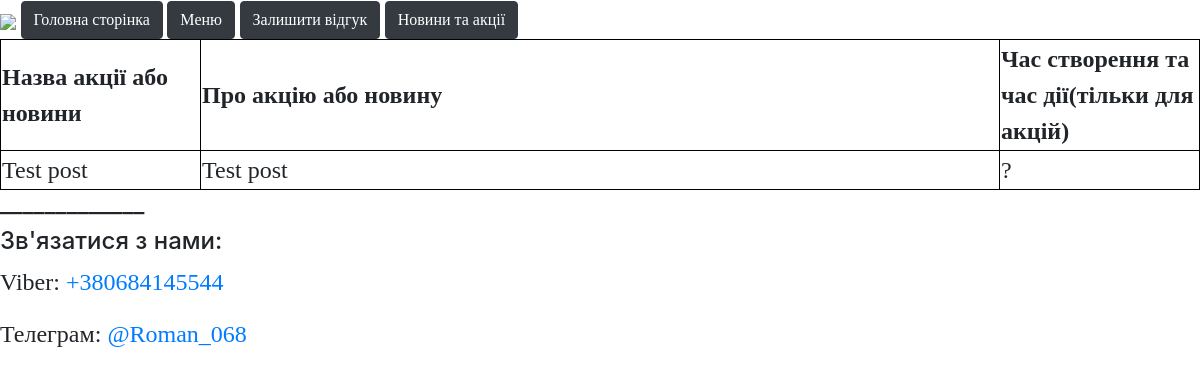
The app's page /news, older data.
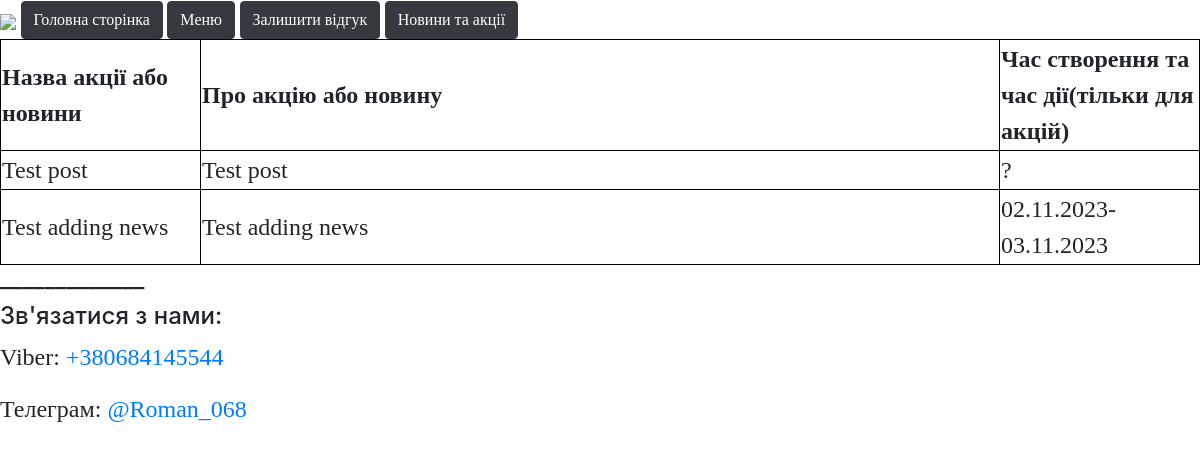
The same page, newer data.
### tables this page shows
CREATE TABLE "NEWS" (
	"main"	TEXT,
	"about_post"	TEXT,
	"time"	TEXT
);

### Pizzeria.py (the view)
@app.route('/news')
def news():
    connect = sqlite3.connect('database.db')
    cursor = connect.cursor()
    cursor.execute('SELECT * FROM NEWS')
    data = cursor.fetchall()
    return render_template('news.html', data=data)

### templates/news.html (shortened to what this page needs)
<!DOCTYPE html>
<html lang="en">
<head>
</head>
<body>
{% extends "main_pizza.html" %}
    {% block content %}
        <table style="width:100%">
            <tr>
              <th style="width: 200px">Назва акції або новини</th>
              <th>Про акцію або новину</th>
                <th style="width:200px">Час створення та час дії(тільки для акцій)</th>
            </tr>
            {% for news in data %}
               <tr>
                   <td>{{news[0]}}</td>
                   <td>{{news[1]}}</td>
                   <td>{{news[2]}}</td>
                </tr>
            {% endfor %}
          </table>
{% endblock %}

Row changes from the older to the newer data that the page shows:
added NEWS: main "Test adding news", about_post "Test adding news", time "02.11.2023-03.11.2023"
